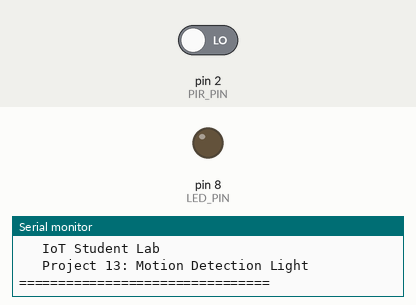
This sketch was run on a simulated Arduino Uno, built with avr-gcc and run on an emulated ATmega328P. Parts: output pins drawn as LEDs (lit = HIGH), the last lines printed to the serial monitor. The inputs (shaded band) are chosen by the test bench; at power-on: pin 2 (PIR_PIN) LOW.

Above: at 1.2 s.
1.3 s: pin 2 (PIR_PIN) driven HIGH
At 1.7 s:
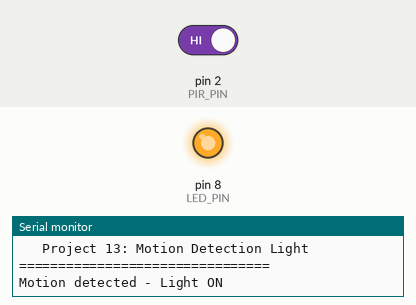
Timing chart, 0 to 4.3 s (numbered marks = the images above; inputs shaded):
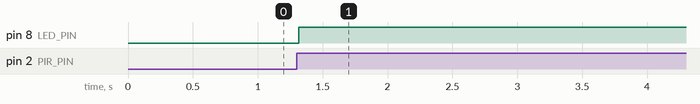

The sketch:

motion_detection_light.ino
```cpp
/*
  IoT Student Lab
  Project 13: Motion Detection Light
  Platform: Arduino Uno
  Sensor: PIR Motion Sensor
  Actuator: LED
  Concept: Digital Sensor + Event Detection + Automation
*/

const int PIR_PIN = 2;
const int LED_PIN = 8;

const unsigned long LIGHT_ON_TIME = 5000;

unsigned long lastMotionTime = 0;
bool lightState = false;

void setup() {
  pinMode(PIR_PIN, INPUT);
  pinMode(LED_PIN, OUTPUT);

  digitalWrite(LED_PIN, LOW);

  Serial.begin(9600);

  Serial.println("================================");
  Serial.println("   IoT Student Lab");
  Serial.println("   Project 13: Motion Detection Light");
  Serial.println("================================");
}

void loop() {
  int motionState = digitalRead(PIR_PIN);

  if (motionState == HIGH) {
    lastMotionTime = millis();

    if (!lightState) {
      lightState = true;
      digitalWrite(LED_PIN, HIGH);

      Serial.println("Motion detected - Light ON");
    }
  }

  if (lightState && millis() - lastMotionTime >= LIGHT_ON_TIME) {
    lightState = false;
    digitalWrite(LED_PIN, LOW);

    Serial.println("No recent motion - Light OFF");
  }

  delay(50);
}
```

Measured:
- after the input at 1.3 s, pin 8 (LED_PIN): LOW → HIGH at once
